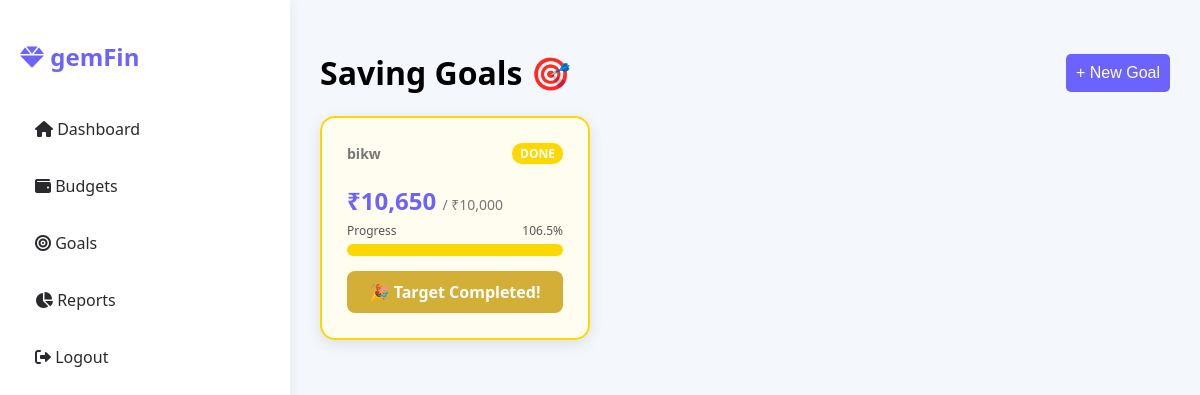
Screenshot of /goals.php (signed in) with the database file from the repository.
### tables this page shows
CREATE TABLE `saving_goals` (
  `goal_id` int(11) NOT NULL,
  `user_id` int(11) NOT NULL,
  `description` varchar(255) DEFAULT NULL,
  `target_amount` decimal(15,2) NOT NULL,
  `current_amount` decimal(15,2) DEFAULT 0.00,
  `target_date` date DEFAULT NULL
);

### goals.php (the view, shortened to what this page needs)
<?php
include 'db_connect.php';
$user_id = $_SESSION['user_id'];
$goals = $conn->query("SELECT * FROM `saving_goals` WHERE user_id = $user_id");
?>
<!DOCTYPE html>
<html>
<head>
    <link rel="stylesheet" href="css/style.css">
    <link rel="stylesheet" href="https://cdnjs.cloudflare.com/ajax/libs/font-awesome/6.0.0/css/all.min.css">
</head>
<body>
<div class="dashboard-container">
    <?php include 'sidebar.php'; ?>
    <main class="main-content">
        <header style="display:flex; justify-content:space-between; align-items:center;">
            <h1>Saving Goals 🎯</h1>
            <button class="btn" style="width:auto" onclick="document.getElementById('goalModal').style.display='block'">+ New Goal</button>
        </header>
        <div class="cards-grid">
            <?php while($row = $goals->fetch_assoc()):
                $current = $row['current_amount'];
                $target = $row['target_amount'];
                $percent = ($target > 0) ? ($current / $target) * 100 : 0;
                $is_completed = ($current >= $target);
                $card_class = $is_completed ? 'completed' : '';
                $bar_color = $is_completed ? '#FFD700' : 'var(--green)';
            ?>
            <div class="card <?php echo $card_class; ?>">
                <div style="display:flex; justify-content:space-between; align-items:center;">
                    <h3><?php echo $row['description']; ?></h3>
                    <?php if($is_completed): ?>
                        <span style="background:#FFD700; color:#fff; padding:2px 8px; border-radius:10px; font-size:12px; font-weight:bold;">DONE</span>
                    <?php endif; ?>
                </div>
                <h2 style="color:var(--primary); margin-bottom:5px;">
                    ₹<?php echo number_format($current); ?>
                    <span style="font-size:14px; color:#777; font-weight:normal;"> / ₹<?php echo number_format($target); ?></span>
                </h2>
                <div style="display:flex; justify-content:space-between; font-size:12px; color:#555;">
                    <span>Progress</span>
                    <span><?php echo number_format($percent, 1); ?>%</span>
                </div>
                <div style="background:#eee; height:12px; border-radius:10px; margin:5px 0 15px 0; overflow:hidden;">
                    <div style="height:100%; width:<?php echo min($percent, 100); ?>%; background:<?php echo $bar_color; ?>; transition: width 0.5s;"></div>
                </div>
                <?php if($is_completed): ?>
                    <div class="congrats-box">
                        🎉 Target Completed!
                    </div>
                <?php endif; ?>
            </div>
            <?php endwhile; ?>
        </div>
    </main>
</div>
</body>
</html>

### css/style.css (style rules this page uses)
:root { --primary: #6C63FF; --secondary: #2A2A2E; --bg-color: #F4F7FC; --white: #ffffff; --green: #00C851; --red: #ff4444; --shadow: 0 4px 15px rgba(0,0,0,0.1); }
body { font-family: 'Segoe UI', sans-serif; background-color: var(--bg-color); margin: 0; padding: 0; }
.btn { width: 100%; padding: 10px; background: var(--primary); color: var(--white); border: none; border-radius: 5px; cursor: pointer; font-size: 16px; transition: 0.3s; }
.dashboard-container { display: flex; height: 100vh; }
.main-content { flex: 1; padding: 30px; overflow-y: auto; }
.cards-grid { display: grid; grid-template-columns: repeat(3, 1fr); gap: 20px; margin-bottom: 30px; }
.card { background: var(--white); padding: 25px; border-radius: 15px; box-shadow: var(--shadow); }
.card h3 { margin: 0; font-size: 14px; color: #777; }

### goals.php (style rules this page uses)
.card.completed { border: 2px solid #FFD700; background: #fffdf0; }
.congrats-box { text-align: center; background: #d4af37; color: white; padding: 10px; border-radius: 8px; margin-top: 15px; font-weight: bold; }

### rows the page displays
saving_goals: description "bikw", shows "DONE", current_amount "10,650", target_amount "10,000", percent "106.5", shows "🎉 Target Completed!"
